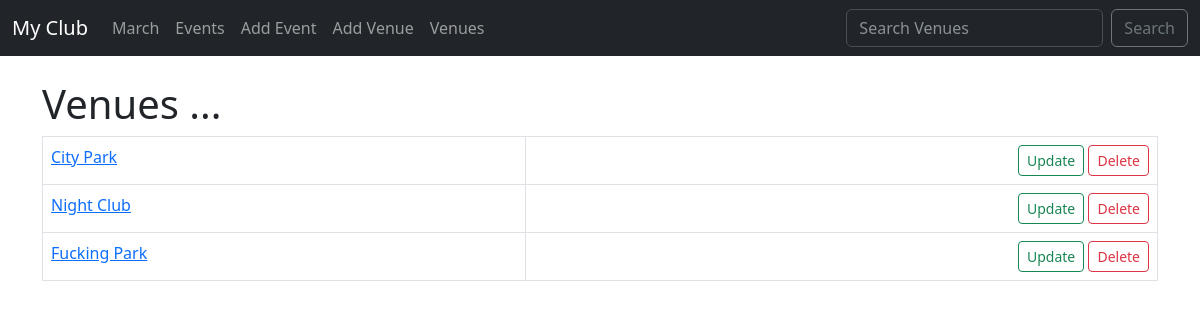
The app's page /venue-list/ with its own data.
### events/models.py (models this page shows)
class Venue(models.Model):
    name = models.CharField('Venue Name', max_length=120)
    address = models.CharField("Adress", max_length=300)
    zip_code = models.CharField('Zip Code', max_length=15)
    phone = models.CharField('Contact Phone', max_length=25, blank=True)
    web = models.URLField('Website Address', blank=True,)
    email = models.EmailField('Email Address', blank=True)
    def __str__(self):
        return self.name

### events/views.py (the view)
# urls.py: path('venue-list/', views.venue_list, name="venue_list"),
def venue_list(request):
    venue_list = Venue.objects.all()
    return render(request, 'events/venue-list.html', {'venue_list': venue_list})

### templates/events/venue-list.html
{% extends 'events/base.html' %}
{% block content %}
    <h1>Venues ...</h1>
    <table class="table table-hover table-bordered">
        {% for venue in venue_list %}
        <tr>
            <td>
                <a href="{% url 'show_venue' venue.id %}">{{ venue }}</a>
                <br>
            </td>
            <td align="right">
                <a href="{% url 'update_venue' venue.id %}" class="btn btn-outline-success btn-sm">Update</a>
                <a href="{% url 'delete_venue' venue.id %}" class="btn btn-outline-danger btn-sm">Delete</a>
            </td>
        </tr>
        {% endfor %}
    </table>
{% endblock content %}

### records on screen
Venue: name "City Park"
Venue: name "Night Club"
Venue: name "Fucking Park"
